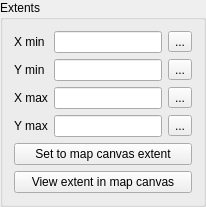
        <widget class="QgsCollapsibleGroupBoxBasic" name="mExtentsCheckBox">
         <property name="focusPolicy">
          <enum>Qt::StrongFocus</enum>
         </property>
         <property name="title">
          <string>Extents</string>
         </property>
         <property name="syncGroup" stdset="0">
          <string notr="true">composeritem</string>
         </property>
         <property name="collapsed" stdset="0">
          <bool>false</bool>
         </property>
         <layout class="QGridLayout" name="gridLayout">
          <item row="0" column="0">
           <widget class="QLabel" name="mXMinLabel">
            <property name="enabled">
             <bool>true</bool>
            </property>
            <property name="text">
             <string>X min</string>
            </property>
            <property name="wordWrap">
             <bool>false</bool>
            </property>
            <property name="buddy">
             <cstring>mXMinLineEdit</cstring>
            </property>
           </widget>
          </item>
          <item row="0" column="1">
           <layout class="QHBoxLayout" name="horizontalLayout">
            <item>
             <widget class="QLineEdit" name="mXMinLineEdit"/>
            </item>
            <item>
             <widget class="QgsDataDefinedButton" name="mXMinDDBtn">
              <property name="text">
               <string>...</string>
              </property>
             </widget>
            </item>
           </layout>
          </item>
          <item row="1" column="0">
           <widget class="QLabel" name="mYMinLabel">
            <property name="text">
             <string>Y min</string>
            </property>
            <property name="wordWrap">
             <bool>false</bool>
            </property>
            <property name="buddy">
             <cstring>mYMinLineEdit</cstring>
            </property>
           </widget>
          </item>
          <item row="1" column="1">
           <layout class="QHBoxLayout" name="horizontalLayout_3">
            <item>
             <widget class="QLineEdit" name="mYMinLineEdit"/>
            </item>
            <item>
             <widget class="QgsDataDefinedButton" name="mYMinDDBtn">
              <property name="text">
               <string>...</string>
              </property>
             </widget>
            </item>
           </layout>
          </item>
          <item row="2" column="0">
           <widget class="QLabel" name="mXMaxLabel">
            <property name="text">
             <string>X max</string>
            </property>
            <property name="wordWrap">
             <bool>false</bool>
            </property>
            <property name="buddy">
             <cstring>mXMaxLineEdit</cstring>
            </property>
           </widget>
          </item>
          <item row="2" column="1">
           <layout class="QHBoxLayout" name="horizontalLayout_4">
            <item>
             <widget class="QLineEdit" name="mXMaxLineEdit"/>
            </item>
            <item>
             <widget class="QgsDataDefinedButton" name="mXMaxDDBtn">
              <property name="text">
               <string>...</string>
              </property>
             </widget>
            </item>
           </layout>
          </item>
          <item row="3" column="0">
           <widget class="QLabel" name="mYMaxLabel">
            <property name="text">
             <string>Y max</string>
            </property>
            <property name="wordWrap">
             <bool>false</bool>
            </property>
            <property name="buddy">
             <cstring>mYMaxLineEdit</cstring>
            </property>
           </widget>
          </item>
          <item row="3" column="1">
           <layout class="QHBoxLayout" name="horizontalLayout_5">
            <item>
             <widget class="QLineEdit" name="mYMaxLineEdit"/>
            </item>
            <item>
             <widget class="QgsDataDefinedButton" name="mYMaxDDBtn">
              <property name="text">
               <string>...</string>
              </property>
             </widget>
            </item>
           </layout>
          </item>
          <item row="4" column="0" colspan="2">
           <widget class="QPushButton" name="mSetToMapCanvasExtentButton">
            <property name="text">
             <string>Set to map canvas extent</string>
            </property>
           </widget>
          </item>
          <item row="5" column="0" colspan="2">
           <widget class="QPushButton" name="mViewExtentInCanvasButton">
            <property name="text">
             <string>View extent in map canvas</string>
            </property>
           </widget>
          </item>
         </layout>
        </widget>
